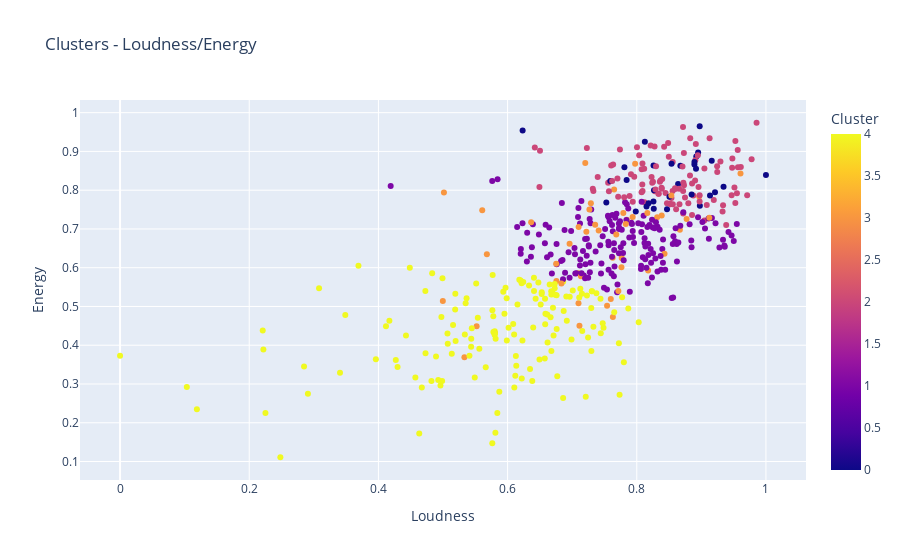
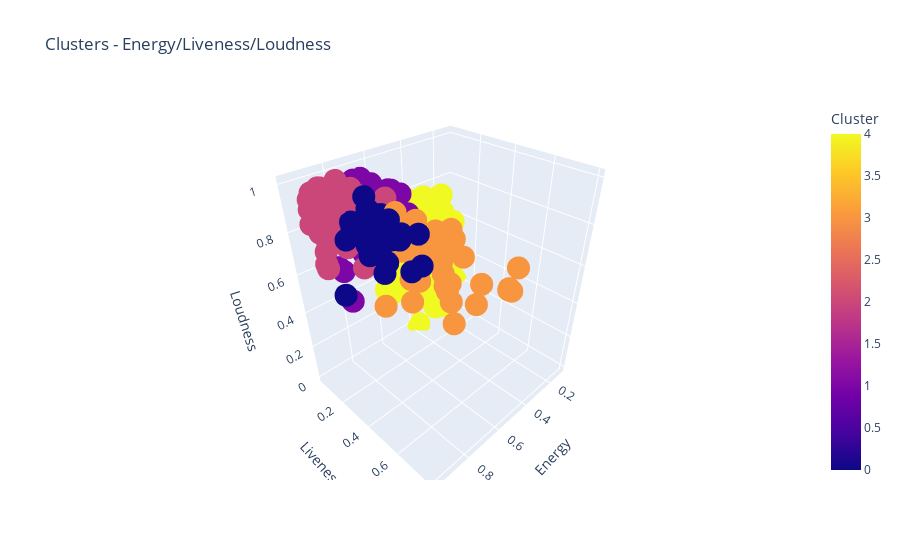

The notebook cell these images were saved under, in order:
### Code cell
testClusterDF = testTracksDF.dropna(subset=['Genre'])
testClusterDF_tracks_encoded = pd.get_dummies(testClusterDF, columns=['Genre'])
X_test = testClusterDF_tracks_encoded[features]

test_clusters = kmedoid.predict(X_test)
testClusterDF['Cluster'] = test_clusters

scatterPlot(testClusterDF, 'Loudness', 'Energy', 'Cluster', None, tit = "Clusters - Loudness/Energy")
scatterPlot3D(testClusterDF, 'Energy', 'Liveness', 'Loudness', 'Cluster',
                None, tit = "Clusters - Energy/Liveness/Loudness")

### Figure 1 — Plotly figure (JSON) as saved in the notebook; plotly's stock layout.template omitted (floating-point values rounded to 4 significant figures; data arrays with more than 128 entries replaced by an {"elided": "..."} marker saying what was removed)
{"data": [{"customdata": {"elided": "500x2 str values"}, "hovertemplate": "Loudness=%{x}<br>Energy=%{y}<br>Name=%{customdata[0]}<br>Artist=%{customdata[1]}<br>Cluster=%{marker.color}<extra></extra>", "legendgroup": "", "marker": {"color": {"elided": "500 int values"}, "coloraxis": "coloraxis", "symbol": "circle"}, "mode": "markers", "name": "", "orientation": "v", "showlegend": false, "type": "scatter", "x": {"elided": "500 float values"}, "xaxis": "x", "y": {"elided": "500 float values"}, "yaxis": "y"}], "layout": {"coloraxis": {"colorbar": {"title": {"text": "Cluster"}}, "colorscale": [[0, "#0d0887"], [0.1111, "#46039f"], [0.2222, "#7201a8"], [0.3333, "#9c179e"], [0.4444, "#bd3786"], [0.5556, "#d8576b"], [0.6667, "#ed7953"], [0.7778, "#fb9f3a"], [0.8889, "#fdca26"], [1, "#f0f921"]]}, "legend": {"tracegroupgap": 0}, "title": {"text": "Clusters - Loudness/Energy"}, "xaxis": {"anchor": "y", "domain": [0, 1], "title": {"text": "Loudness"}}, "yaxis": {"anchor": "x", "domain": [0, 1], "title": {"text": "Energy"}}}}

### Figure 2 — Plotly figure (JSON) as saved in the notebook; plotly's stock layout.template omitted (floating-point values rounded to 4 significant figures; data arrays with more than 128 entries replaced by an {"elided": "..."} marker saying what was removed)
{"data": [{"customdata": {"elided": "500x2 str values"}, "hovertemplate": "Energy=%{x}<br>Liveness=%{y}<br>Loudness=%{z}<br>Name=%{customdata[0]}<br>Artist=%{customdata[1]}<br>Cluster=%{marker.color}<extra></extra>", "legendgroup": "", "marker": {"color": {"elided": "500 int values"}, "coloraxis": "coloraxis", "symbol": "circle"}, "mode": "markers", "name": "", "scene": "scene", "showlegend": false, "type": "scatter3d", "x": {"elided": "500 float values"}, "y": {"elided": "500 float values"}, "z": {"elided": "500 float values"}}], "layout": {"coloraxis": {"colorbar": {"title": {"text": "Cluster"}}, "colorscale": [[0, "#0d0887"], [0.1111, "#46039f"], [0.2222, "#7201a8"], [0.3333, "#9c179e"], [0.4444, "#bd3786"], [0.5556, "#d8576b"], [0.6667, "#ed7953"], [0.7778, "#fb9f3a"], [0.8889, "#fdca26"], [1, "#f0f921"]]}, "legend": {"tracegroupgap": 0}, "scene": {"domain": {"x": [0, 1], "y": [0, 1]}, "xaxis": {"title": {"text": "Energy"}}, "yaxis": {"title": {"text": "Liveness"}}, "zaxis": {"title": {"text": "Loudness"}}}, "title": {"text": "Clusters - Energy/Liveness/Loudness"}}}
